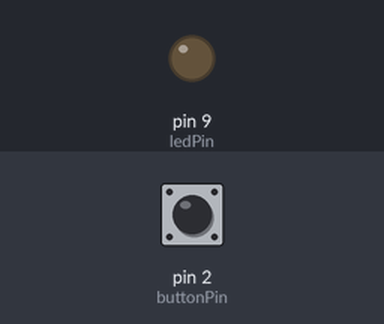
Recording of a sketch running on a simulated Arduino Uno, built with avr-gcc and run on an emulated ATmega328P. Shown: output pins drawn as LEDs (lit = HIGH). The inputs (shaded band) are chosen by the test bench; at power-on: pin 2 (buttonPin) HIGH.

Above: at 1.2 s.
1.3 s: pin 2 (buttonPin) pulled LOW for 0.15 s
At 2.4 s:
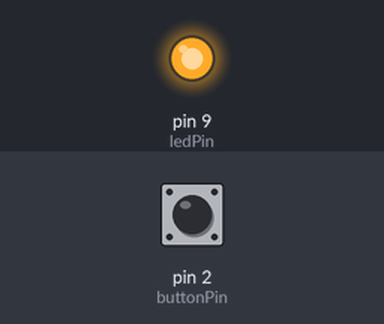
2.9 s: pin 2 (buttonPin) pulled LOW for 1 s
At 3.6 s:
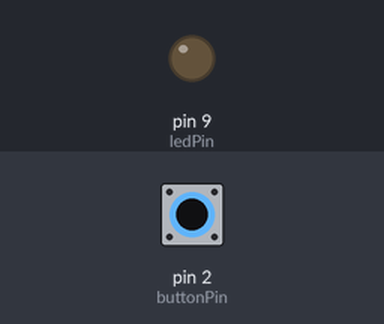
5.4 s: pin 2 (buttonPin) pulled LOW for 3.2 s
At 6.7 s:
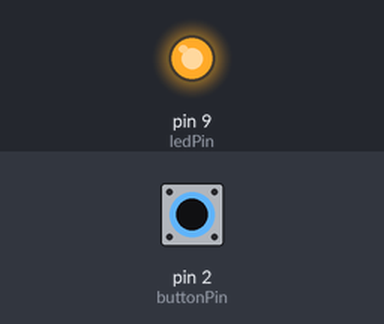
Timing chart, 0 to 8.4 s (numbered marks = the images above; inputs shaded):
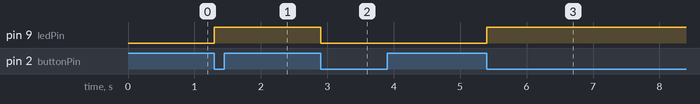

Measured:
- after the input at 1.3 s, pin 9 (ledPin): LOW → HIGH at once
- after the input at 2.9 s, pin 9 (ledPin): HIGH → LOW at once
- after the input at 5.4 s, pin 9 (ledPin): LOW → HIGH at once

The sketch:

Task_1.0.3.ino
```cpp
int ledPin = 9;
int buttonPin = 2;
bool ledState = LOW;
bool prevButtonState = HIGH;

void setup() {
  pinMode(ledPin, OUTPUT);
  pinMode(buttonPin, INPUT_PULLUP);
}

void loop() {
  bool currentButtonState = digitalRead(buttonPin);
  if (currentButtonState == LOW && prevButtonState == HIGH) {
    ledState = !ledState;
    digitalWrite(ledPin, ledState);
    delay(50);
  }
  prevButtonState = currentButtonState;
}
```
